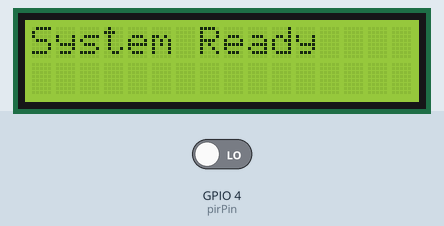
Simulated run of this sketch. Board: ESP32. Parts: 16×2 character LCD. Inputs (shaded band) come from the test bench; at power-on: GPIO 4 (pirPin) LOW. What the sketch prints to the serial monitor is not drawn.

Above: at 0.1 s.
3.3 s: GPIO 4 (pirPin) driven HIGH
At 4.1 s:
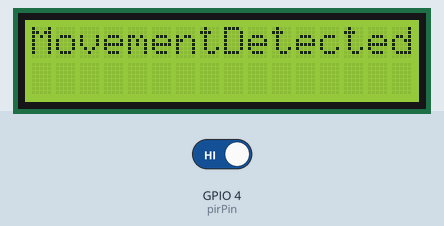
5.0 s: GPIO 4 (pirPin) driven LOW
At 5.8 s:
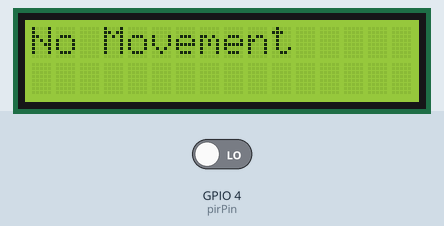
Timing chart, 0 to 8.0 s (numbered marks = the images above; inputs shaded):
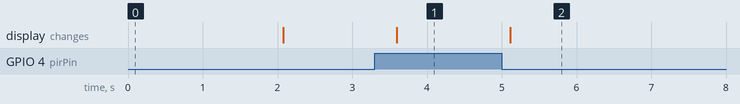

The sketch:

Motion_Sensor.ino
```cpp
#include <Wire.h>
#include <LiquidCrystal_I2C.h> // For I2C version of LCD

// Initialize the LCD with I2C address 0x27, 16 columns, and 2 rows
LiquidCrystal_I2C lcd(0x27, 16, 2);

int pirPin = 4;     // PIR sensor input pin (GPIO 4)
int pirState = LOW; // Default state of PIR (no motion detected)
int val = 0;        // Variable for reading PIR state

void setup() {
  // Initialize I2C and specify the custom SDA and SCL pins
  Wire.begin(5, 6); // SDA on GPIO 5, SCL on GPIO 6

  // Initialize the LCD
  lcd.begin(16, 2); // Specify the dimensions of the LCD (16 columns, 2 rows)
  lcd.backlight();  // Turn on the LCD backlight
  lcd.setCursor(0, 0);
  lcd.print("System Ready");

  // Initialize PIR sensor
  pinMode(pirPin, INPUT);

  delay(2000); // Pause for 2 seconds
  lcd.clear(); // Clear the LCD after the intro message
}
void loop() {
  // Read the PIR sensor
  val = digitalRead(pirPin);

  // Print the PIR sensor value to the serial monitor
  Serial.print("PIR sensor value: ");
  Serial.println(val);

  if (val == HIGH) {
    if (pirState == LOW) {
      // Motion detected
      lcd.clear();
      lcd.setCursor(0, 0);
      lcd.print("MovementDetected");
      pirState = HIGH; // Update the state to HIGH
    }
  } else {
    if (pirState == HIGH) {
      // No motion detected
      lcd.clear();
      lcd.setCursor(0, 0);
      lcd.print("No Movement");
      pirState = LOW; // Update the state to LOW
    }
  }

  delay(500); // Small delay to avoid flickering on the LCD
}
```

Measured:
- after the input at 3.3 s, the display: changes after 0.30 s (image 1)
- after the input at 5.0 s, the display: changes after 0.11 s (image 2)
